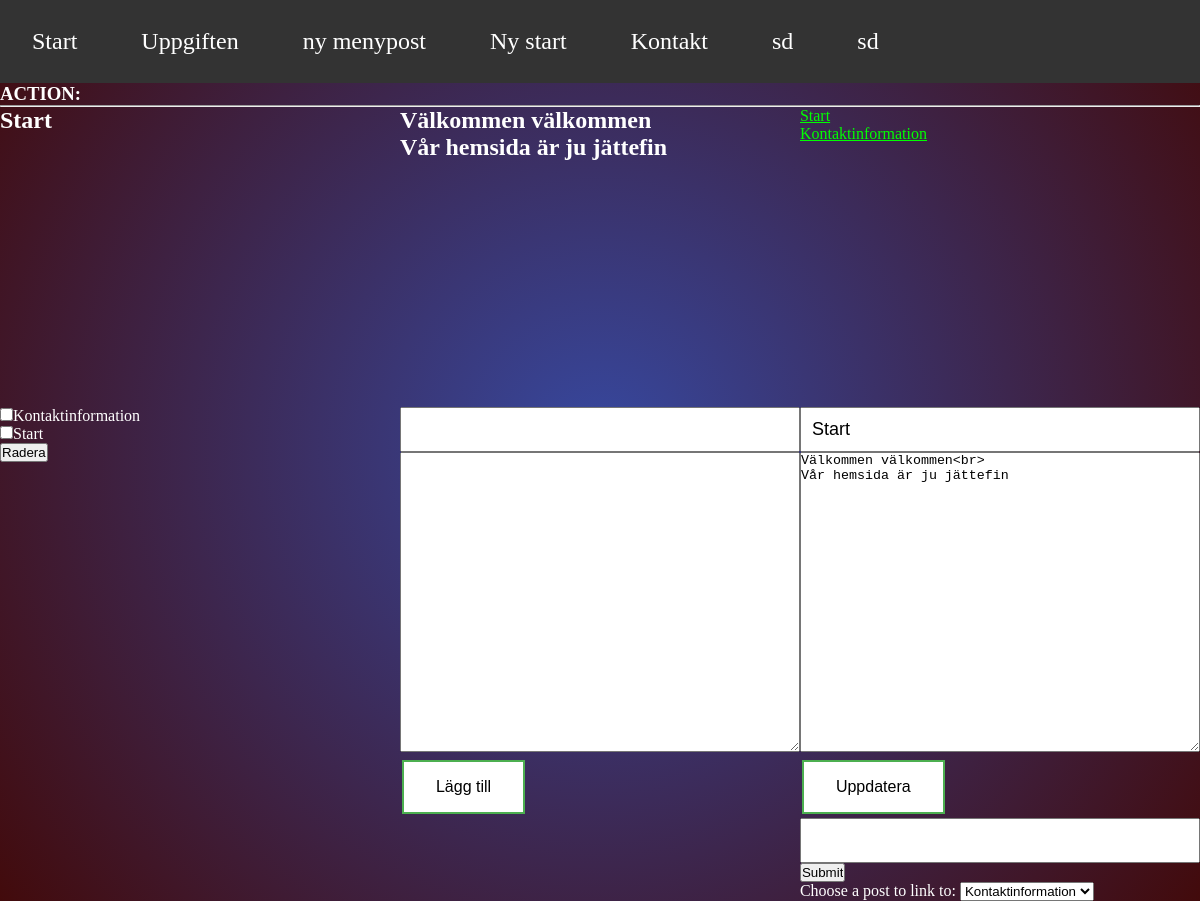
The page /b/index.php?id=68 on the database its author committed.
### tables this page shows
CREATE TABLE `posts` (
  `ID` int(11) NOT NULL,
  `headline` text NOT NULL,
  `text` text NOT NULL,
  `visible` tinyint(1) NOT NULL,
  `profile_ID` int(11) NOT NULL
);

### b/query.php (called while the page is built, shortened)
<?php
$id = $_GET['id'];
if(isset($id)){
	$query = $pdo->prepare("select * from posts where id = $id");
		$query->execute();
		while($posts = $query->fetch()){
        $headline = $posts[1];
		$text = $posts[2];
		}
}
?>

### b/index.php (the view, shortened to what this page needs)
<?php
require "connect.php";
require "query.php";
?>
<!DOCTYPE html>
<html lang="en">
<head>
<link rel="stylesheet" href="css/style.css?">
</head>
<body>
<div class="row">
<div class="column0" >
<?php require "make_menu.php"; ?>
</div>
<div class="column0" >
<h3 class="update_message white_text">ACTION:
</h3>
</div>
</div>
<hr>
<div class="row white_text">
<div class="column3">
<h2><?php echo $headline; ?></h2>
</div>
<div class="column3 fixed_height">
<h2><?php echo $text; ?></h2>
</div>
<div class="column3 links fixed_height">
<?php require "query_all_links.php"; ?>
</div>
</div>
<div class="row white_text">
<div class="column3 fixed_height">
<?php require "query_all_post_for_delete.php"; ?>
</div>
<div class="column3">
<form action="index.php" method="POST">
<input type="text" name="headline" value="">
<textarea name="text"></textarea>
<input class="button" type="submit" name="insert" value="Lägg till">
</form>
</div>
<div class="column3">
<form action="index.php" method="POST">
<input type="text" name="headline" value="<?php echo $headline; ?>">
<textarea name="text"><?php echo $text; ?></textarea>
<input class="button" type="submit" name="update" value="Uppdatera">
</form>
<?php
require "query_all_menupost_for_selction.php";
?>
</div>
</div>
</body>
</html>

### b/make_menu.php
<?php
echo "<ul>";
$link = array();
$query = $pdo->prepare("select * from menu2 order by ID");
	$query->execute();
	while($menu2 = $query->fetch()){
	array_push($link ,'<li><a href="index.php?id='.$menu2[2].'">'.$menu2[1].'</a></li>');
	}
	foreach ($link as $value) {
    echo $value;
    }
	echo "</ul>";
?>

### b/query_all_links.php
<?php
$link = array();
$query = $pdo->prepare("select * from posts order by ID desc");
	$query->execute();
	while($posts = $query->fetch()){
	array_push($link ,'<a href="index.php?id='.$posts[0].'">'.$posts[1].'</a>');
	}
	foreach ($link as $value) {
    echo $value.'<br>';
    }
?>

### b/query_all_post_for_delete.php (shortened to what this page needs)
<form action="index.php" method="POST">
<?php
$query = $pdo->prepare("select * from posts");
	$query->execute();
	while($posts = $query->fetch()){
	echo '<input type="checkbox" id="'.$posts[0].'" name="'.$posts[0].'" >'.$posts[1].'<br>';
	}
?>
<input type="submit" name="delete" value="Radera">
</form>

### b/query_all_menupost_for_selction.php (shortened to what this page needs)
<form action="index.php" method="POST">
<div><input type="text" name="description">
<input type="submit" name="add_new_menuitem"></div>
<?php
echo '<label for="menuitem">Choose a post to link to:</label>
	  <select id="link_ID" name="link_ID">';
    $query = $pdo->prepare("select * from posts");
	$query->execute();
	while($posts = $query->fetch()){
	echo '<option value="'.$posts[0].'">'.$posts[1].'</option>';
	}
echo '</select>';
?>
</form>

### b/css/style.css (style rules this page uses)
body, html { margin: 0; }
body { color:white; background-color: background: hsla(230, 49%, 42%, 1); background: radial-gradient(circle, hsla(230, 49%, 42%, 1) 0%, hsla(359, 73%, 15%, 1) 100%, hsla(250, 5%, 44%, 1) 100%); background: -moz-radial-gradient(circle, hsla(230, 49%, 42%, 1) 0%, hsla(359, 73%, 15%, 1) 100%, hsla(250, 5%, 44%, 1) 100%); background: -webkit-radial-gradient(circle, hsla(230, 49%, 42%, 1) 0%, hsla(359, 73%, 15%, 1) 100%, hsla(250, 5%, 44%, 1) 100%); filter: progid: DXImageTransform.Microsoft.gradient( startColorstr="#3749A0", endColorstr="#400A0B", GradientType=1 ); box-sizing: border-box; color:black; }
*, *:before, *:after { margin: 0; padding: 0; -webkit-box-sizing: border-box !important; -moz-box-sizing: border-box !important; -ms-box-sizing: border-box !important; box-sizing: border-box !important; }
.row:after { content: ""; display: table; clear: both; }
.column0 { float: left; width: 100%; }
.column3 { float: left; width: 33.33%; min-height: 300px; }
textarea { width:100%; height:300px; }
input[type=text] { width: 100%; padding: 10px; font-size:18px; }
.button { background-color: #4CAF50; border: none; color: white; padding: 16px 32px; text-align: center; text-decoration: none; display: inline-block; font-size: 16px; margin: 4px 2px; transition-duration: 0.4s; cursor: pointer; }
.button { background-color: white; color: black; border: 2px solid #4CAF50; }
ul { list-style-type: none; margin: 0; padding: 0; overflow: hidden; background-color: #333; }
li { float: left; }
li a { display: block; color: white; text-align: center; padding: 14px 16px; text-decoration: none; }
li { display: block; color: white; text-align: center; padding: 14px 16px; text-decoration: none; font-size:24px; }
.white_text { color:white; }
.links a { color: lime; }
.fixed_height { height:300px; overflow-y: auto; }

### b/index.php (style rules this page uses)
.button { background-color: #4CAF50; border: none; color: white; padding: 16px 32px; text-align: center; text-decoration: none; display: inline-block; font-size: 16px; margin: 4px 2px; transition-duration: 0.4s; cursor: pointer; }
.button { background-color: white; color: black; border: 2px solid #4CAF50; }
ul { list-style-type: none; margin: 0; padding: 0; overflow: hidden; background-color: #333; }
li { float: left; }
li a { display: block; color: white; text-align: center; padding: 14px 16px; text-decoration: none; }
li { display: block; color: white; text-align: center; padding: 14px 16px; text-decoration: none; font-size:24px; }
.white_text { color:white; }
.links a { color: lime; }
.fixed_height { height:300px; overflow-y: auto; }

### rows shown on the page
posts: headline "Start", text "Välkommen välkommen Vår hemsida är ju jättefin", text "Välkommen välkommen<br> Vår hemsida är ju jättefin"
posts: headline "Kontaktinformation"

### other values the page prints
$value "Start"
$value "Uppgiften"
$value "ny menypost"
$value "Ny start"
$value "Kontakt"
$value "sd"
$value "Kontaktinformation"
form field link_ID "Kontaktinformation"
